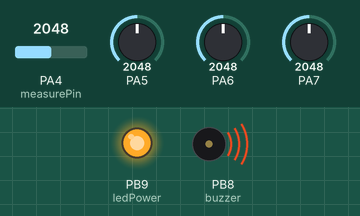
Simulated run of this sketch. Board: STM32 Blue Pill. On the bench: output pins drawn as LEDs (lit = HIGH), buzzer (waves = sounding, pin HIGH). The test bench sets the inputs (shaded band); at power-on: PA4 (measurePin) = 2048, PA5 = 2048, PA6 = 2048, PA7 = 2048. What the sketch prints to the serial monitor is not drawn.

Above: at 0.1 s.
Timing chart, 0 to 1.6 s (numbered marks = the images above):
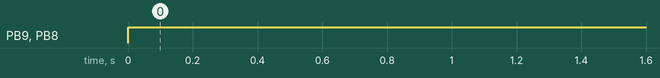

Measured:
- by itself, PB9 (ledPower), PB8 (buzzer): LOW → HIGH at 0.00 s

The sketch:

ihelmet.ino
```cpp
float measurePin = PA4;
int ledPower = PB9;
int buzzer = PB8;
//
//
unsigned int samplingTime = 280;
unsigned int deltaTime = 40;
unsigned int sleepTime = 9680;

float voMeasured = 0;
float calcVoltage = 0;
float dustDensity = 0;


void setup() {
  Serial.begin(9600);
  pinMode(ledPower,OUTPUT);
  pinMode(buzzer,OUTPUT);

}

void loop() {
     // Get the value of R0 via in LPG

    float mq4_sensorValue;
    float mq9_sensorValue;
    float mq135_sensorValue;

    float mq4_sensor_volt;
    float mq9_sensor_volt;
    float mq135_sensor_volt;

    float mq4_RS_gas; // Get value of RS in a GAS
    float mq9_RS_gas;
    float mq135_RS_gas;

    float mq4_ratio;
    float mq9_ratio;
    float mq135_ratio;


    /*--- Get a average data by testing 100 times ---*/
    /*-----------------------------------------------*/
    mq4_sensorValue=analogRead(PA5);
    mq9_sensorValue=analogRead(PA6);
    mq135_sensorValue=analogRead(PA7);
    Serial.println("readings...");
    Serial.println(mq4_sensorValue);
    Serial.println(mq9_sensorValue);
    Serial.println(mq135_sensorValue);
    Serial.println("*************************");

    mq4_sensor_volt=((mq4_sensorValue/4096)*3.3);
    mq4_RS_gas = ((5.0-mq4_sensor_volt)/mq4_sensor_volt)*2.5; // omit *RL
    mq4_ratio = mq4_RS_gas/7.7;

    mq9_sensor_volt=((mq9_sensorValue/4096)*3.3);
    mq9_RS_gas = ((5.0-mq9_sensor_volt)/mq9_sensor_volt)*2.5; // omit *RL
    mq9_ratio = mq9_RS_gas/1.65;

    mq135_sensor_volt=((mq135_sensorValue/4096)*3.3);
    mq135_RS_gas = ((5.0-mq135_sensor_volt)/mq135_sensor_volt)*2.3; // omit *RL
    mq135_ratio = mq135_RS_gas/7.4;

    Serial.print("METHANE  RATIO :");
    Serial.println(mq4_ratio);
    Serial.print("CO  RATIO :");
    Serial.println(mq9_ratio);
    Serial.print("AMMONIA  RATIO :");
    Serial.println(mq135_ratio);

    digitalWrite(ledPower,LOW);
    delayMicroseconds(280);

    voMeasured = analogRead(measurePin);

    delayMicroseconds(deltaTime);
    digitalWrite(ledPower,HIGH);
    delayMicroseconds(100);

    calcVoltage = voMeasured*(5.0/4096);
    dustDensity = 0.17*calcVoltage-0.1;

    if ( dustDensity < 0)
    {
     dustDensity = 0.00;
    }


    if(mq4_ratio<1 or mq9_ratio<1 or mq135_ratio<1 or dustDensity >2){
        digitalWrite(buzzer,HIGH);
      }else{
        digitalWrite(buzzer,LOW);
        }

    Serial.print("DUST :");
    Serial.println(dustDensity);
    Serial.println("*************************");
    Serial.println("*************************");
    String data = "CO : 200 , CH4 : 300, NH3: 200";


    delay(5000);

}
```
